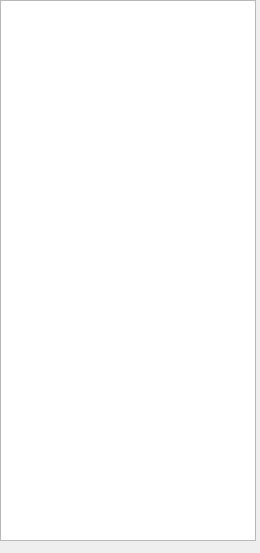
<?xml version="1.0" encoding="UTF-8"?>
<ui version="4.0">
 <class>DeleteMember</class>
 <widget class="QDialog" name="DeleteMember">
  <property name="geometry">
   <rect>
    <x>0</x>
    <y>0</y>
    <width>260</width>
    <height>553</height>
   </rect>
  </property>
  <property name="windowTitle">
   <string>Dialog</string>
  </property>
  <widget class="QListWidget" name="listWidget">
   <property name="geometry">
    <rect>
     <x>0</x>
     <y>0</y>
     <width>256</width>
     <height>541</height>
    </rect>
   </property>
  </widget>
 </widget>
 <resources/>
 <connections/>
</ui>
